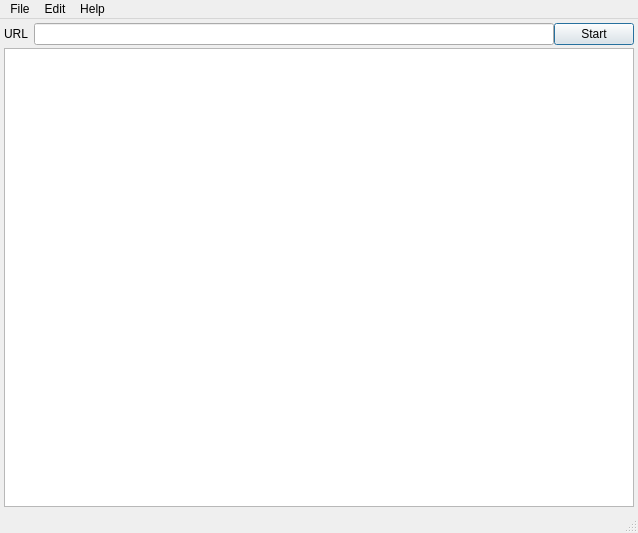
<?xml version="1.0" encoding="UTF-8"?>
<ui version="4.0">
 <class>MainWindow</class>
 <widget class="QMainWindow" name="MainWindow">
  <property name="geometry">
   <rect>
    <x>0</x>
    <y>0</y>
    <width>638</width>
    <height>533</height>
   </rect>
  </property>
  <property name="sizePolicy">
   <sizepolicy hsizetype="Preferred" vsizetype="Preferred">
    <horstretch>0</horstretch>
    <verstretch>0</verstretch>
   </sizepolicy>
  </property>
  <property name="windowTitle">
   <string>LinkChecker</string>
  </property>
  <property name="windowIcon">
   <iconset resource="../rc/linkchecker.qrc">
    <normaloff>:/icons/app.png</normaloff>:/icons/app.png</iconset>
  </property>
  <property name="statusTip">
   <string/>
  </property>
  <widget class="QWidget" name="centralwidget">
   <layout class="QGridLayout" name="gridLayout">
    <property name="horizontalSpacing">
     <number>-1</number>
    </property>
    <property name="verticalSpacing">
     <number>3</number>
    </property>
    <property name="margin">
     <number>4</number>
    </property>
    <item row="0" column="0">
     <widget class="QLabel" name="label">
      <property name="text">
       <string>URL</string>
      </property>
      <property name="buddy">
       <cstring>urlinput</cstring>
      </property>
     </widget>
    </item>
    <item row="0" column="1">
     <layout class="QHBoxLayout" name="horizontalLayout_3">
      <item>
       <widget class="QLineEdit" name="urlinput">
        <property name="sizePolicy">
         <sizepolicy hsizetype="Expanding" vsizetype="Fixed">
          <horstretch>1</horstretch>
          <verstretch>0</verstretch>
         </sizepolicy>
        </property>
       </widget>
      </item>
      <item>
       <widget class="QPushButton" name="controlButton">
        <property name="toolTip">
         <string>Start checking the given URL.</string>
        </property>
        <property name="statusTip">
         <string/>
        </property>
        <property name="text">
         <string comment="Start checking URL">Start</string>
        </property>
        <property name="icon">
         <iconset resource="../rc/linkchecker.qrc">
          <normaloff>:/icons/start.png</normaloff>:/icons/start.png</iconset>
        </property>
        <property name="default">
         <bool>true</bool>
        </property>
       </widget>
      </item>
     </layout>
    </item>
    <item row="1" column="0" colspan="2">
     <widget class="QTreeView" name="treeView">
      <property name="contextMenuPolicy">
       <enum>Qt::CustomContextMenu</enum>
      </property>
      <property name="editTriggers">
       <set>QAbstractItemView::NoEditTriggers</set>
      </property>
      <property name="alternatingRowColors">
       <bool>true</bool>
      </property>
      <property name="uniformRowHeights">
       <bool>true</bool>
      </property>
      <property name="itemsExpandable">
       <bool>false</bool>
      </property>
      <property name="sortingEnabled">
       <bool>true</bool>
      </property>
      <property name="allColumnsShowFocus">
       <bool>true</bool>
      </property>
      <property name="expandsOnDoubleClick">
       <bool>false</bool>
      </property>
     </widget>
    </item>
   </layout>
  </widget>
  <widget class="QMenuBar" name="menubar">
   <property name="geometry">
    <rect>
     <x>0</x>
     <y>0</y>
     <width>638</width>
     <height>21</height>
    </rect>
   </property>
   <widget class="QMenu" name="menuLinkChecka">
    <property name="title">
     <string>File</string>
    </property>
    <addaction name="actionQuit"/>
   </widget>
   <widget class="QMenu" name="menuEdit">
    <property name="title">
     <string>Edit</string>
    </property>
    <addaction name="actionOptions"/>
   </widget>
   <widget class="QMenu" name="menuHelp">
    <property name="title">
     <string>Help</string>
    </property>
    <addaction name="actionAbout"/>
    <addaction name="actionHelp"/>
    <addaction name="actionDebug"/>
   </widget>
   <addaction name="menuLinkChecka"/>
   <addaction name="menuEdit"/>
   <addaction name="menuHelp"/>
  </widget>
  <widget class="QStatusBar" name="statusBar"/>
  <action name="actionQuit">
   <property name="text">
    <string>Quit</string>
   </property>
   <property name="shortcut">
    <string>Ctrl+Q</string>
   </property>
  </action>
  <action name="actionAbout">
   <property name="text">
    <string>About</string>
   </property>
  </action>
  <action name="actionHelp">
   <property name="text">
    <string>Help</string>
   </property>
  </action>
  <action name="actionViewOnline">
   <property name="icon">
    <iconset resource="../rc/linkchecker.qrc">
     <normaloff>:/icons/online.png</normaloff>:/icons/online.png</iconset>
   </property>
   <property name="text">
    <string>View online</string>
   </property>
   <property name="toolTip">
    <string>View URL online</string>
   </property>
  </action>
  <action name="actionOptions">
   <property name="text">
    <string>Options</string>
   </property>
  </action>
  <action name="actionCopyToClipboard">
   <property name="text">
    <string>Copy to clipboard</string>
   </property>
   <property name="toolTip">
    <string>Copy URL to clipboard</string>
   </property>
   <property name="shortcut">
    <string>Ctrl+C</string>
   </property>
  </action>
  <action name="actionViewParentOnline">
   <property name="icon">
    <iconset resource="../rc/linkchecker.qrc">
     <normaloff>:/icons/online.png</normaloff>:/icons/online.png</iconset>
   </property>
   <property name="text">
    <string>View parent online</string>
   </property>
   <property name="toolTip">
    <string>View parent URL online</string>
   </property>
  </action>
  <action name="actionViewParentSource">
   <property name="icon">
    <iconset resource="../rc/linkchecker.qrc">
     <normaloff>:/icons/online.png</normaloff>:/icons/online.png</iconset>
   </property>
   <property name="text">
    <string>View parent source</string>
   </property>
   <property name="toolTip">
    <string>View parent URL source</string>
   </property>
  </action>
  <action name="actionDebug">
   <property name="text">
    <string>Debug</string>
   </property>
  </action>
 </widget>
 <resources>
  <include location="../rc/linkchecker.qrc"/>
 </resources>
 <connections/>
</ui>
